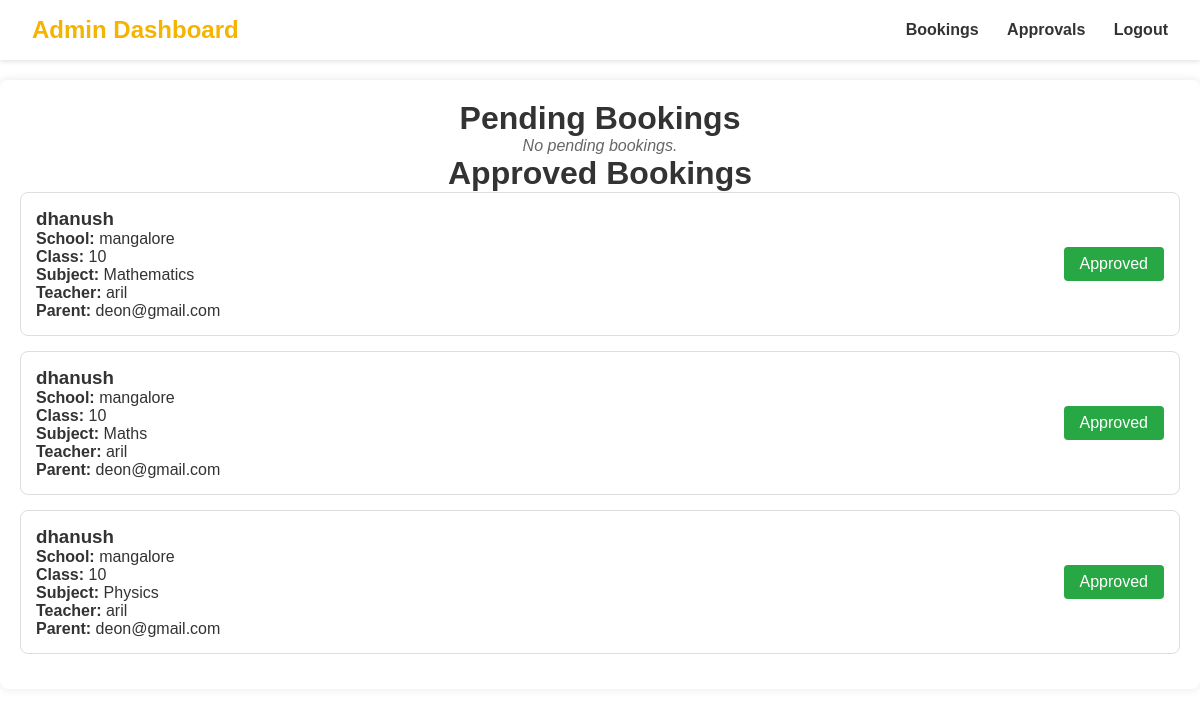
Page /dashboard/admin/bookings/ (signed in) on the earlier database version.
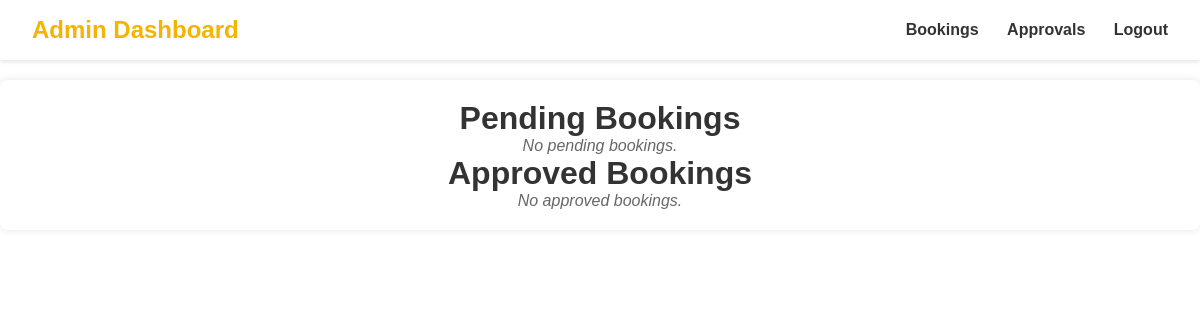
Same page on the later database version.
### parents/models.py (models this page shows, shortened)
class Booking(models.Model):
    parent = models.ForeignKey(ParentProfile, on_delete=models.CASCADE)
    teacher = models.ForeignKey('teachers.TeacherProfile', on_delete=models.CASCADE)
    student_name = models.CharField(max_length=100)
    school = models.CharField(max_length=100)
    class_name = models.CharField(max_length=50)  # e.g., 10th Grade
    subject = models.CharField(max_length=50)
    photo = models.ImageField(upload_to='bookings/', null=True, blank=True)
    is_approved = models.BooleanField(default=False)
    payment_status = models.CharField(max_length=20, default='pending')
    created_at = models.DateTimeField(auto_now_add=True)

class ParentProfile(models.Model):
    user = models.OneToOneField(User, on_delete=models.CASCADE)
    name = models.CharField(max_length=100,default='unknown')
    phone = models.CharField(max_length=10)
    gender = models.CharField(max_length=10)
    address = models.TextField()
    image = models.ImageField(upload_to='parents/')
    is_approved = models.BooleanField(default=False)

### teachers/models.py (models this page shows, shortened)
class TeacherProfile(models.Model):
    user = models.OneToOneField(User, on_delete=models.CASCADE)
    name = models.CharField(max_length=100)
    phone = models.CharField(max_length=15)
    gender = models.CharField(max_length=10)
    address = models.TextField()
    subject = models.CharField(max_length=50)
    experience = models.IntegerField(default=0)
    image = models.ImageField(upload_to='teacher_images/', null=True, blank=True)
    is_approved = models.BooleanField(default=False)

### parents/views.py (the view)
# urls.py: path('dashboard/admin/bookings/', views.admin_bookings, name='admin_bookings'),
@login_required
@user_passes_test(lambda u: u.is_superuser)
def admin_bookings(request):
    bookings_pending = Booking.objects.filter(is_approved=False)
    bookings_approved = Booking.objects.filter(is_approved=True)
    return render(request, 'admin/bookings.html', {
        'bookings_pending': bookings_pending,
        'bookings_approved': bookings_approved
    })

### Templates/admin/bookings.html (shortened to what this page needs)
{% load static %}
<!DOCTYPE html>
<html lang="en">
<head>
</head>
<body>
    <header class="navbar">
        <div class="logo">Admin Dashboard</div>
        <nav class="nav-links">
            <a href="{% url 'admin_bookings' %}">Bookings</a>
            <a href="{% url 'admin_approvals' %}">Approvals</a>
            <a href="{% url 'logout' %}">Logout</a>
        </nav>
    </header>
    <div class="container">
        <h1>Pending Bookings</h1>
        {% if bookings_pending %}
            {% for booking in bookings_pending %}
                <div class="booking-card">
                    <div class="booking-info">
                        {% if booking.photo %}
                            <img src="{{ booking.photo.url }}" alt="Student Photo" class="booking-photo">
                        {% endif %}
                        <div class="booking-details">
                            <h3>{{ booking.student_name }}</h3>
                            <p><strong>School:</strong> {{ booking.school }}</p>
                            <p><strong>Class:</strong> {{ booking.class_name }}</p>
                            <p><strong>Subject:</strong> {{ booking.subject }}</p>
                            <p><strong>Teacher:</strong> {{ booking.teacher.name }}</p>
                            <p><strong>Parent:</strong> {{ booking.parent.user.username }}</p>
                        </div>
                    </div>
                    <div class="actions">
                        <a href="{% url 'approve_booking' booking.id %}" class="btn btn-accept">Accept</a>
                        <a href="{% url 'reject_booking' booking.id %}" class="btn btn-decline">Decline</a>
                    </div>
                </div>
            {% endfor %}
        {% else %}
            <p class="no-bookings">No pending bookings.</p>
        {% endif %}
        <h1>Approved Bookings</h1>
        {% if bookings_approved %}
            {% for booking in bookings_approved %}
                <div class="booking-card">
                    <div class="booking-info">
                        <div class="booking-details">
                            <h3>{{ booking.student_name }}</h3>
                            <p><strong>School:</strong> {{ booking.school }}</p>
                            <p><strong>Class:</strong> {{ booking.class_name }}</p>
                            <p><strong>Subject:</strong> {{ booking.subject }}</p>
                            <p><strong>Teacher:</strong> {{ booking.teacher.name }}</p>
                            <p><strong>Parent:</strong> {{ booking.parent.user.username }}</p>
                        </div>
                    </div>
                    <div class="actions">
                        <span class="btn btn-accept">Approved</span>
                    </div>
                </div>
            {% endfor %}
        {% else %}
            <p class="no-bookings">No approved bookings.</p>
        {% endif %}
    </div>
</body>
</html>

### Templates/admin/bookings.html (style rules this page uses)
* { margin: 0; padding: 0; box-sizing: border-box; font-family: Arial, sans-serif; }
body { background: #fff; color: #333; padding-top: 80px; }
.navbar { position: fixed; display: flex; justify-content: space-between; align-items: center; padding: 1rem 2rem; background-color: #fff; box-shadow: 0 2px 4px rgba(0,0,0,0.1); z-index:1000; width: 100%; top: 0; left: 0; }
.logo { font-size: 1.5rem; font-weight: bold; color: #f4b400; }
.nav-links a { margin-left: 1.5rem; text-decoration: none; color: #333; font-weight: bolder; transition: color 0.3s; }
.container { max-width: 1200px; margin: 0 auto; background-color: white; padding: 20px; border-radius: 8px; box-shadow: 0 0 10px rgba(0,0,0,0.1); }
h1 { text-align: center; color: #333; }
.no-bookings { text-align: center; color: #666; font-style: italic; }

Differences in the rows shown:
removed Booking: student_name "dhanush", school "mangalore", class_name "10", subject "Mathematics", teacher.name "aril", parent.user.username "deon@gmail.com"
removed Booking: student_name "dhanush", school "mangalore", class_name "10", subject "Maths", teacher.name "aril", parent.user.username "deon@gmail.com"
removed Booking: student_name "dhanush", school "mangalore", class_name "10", subject "Physics", teacher.name "aril", parent.user.username "deon@gmail.com"
Other differences:
text now shown: "No approved bookings."
